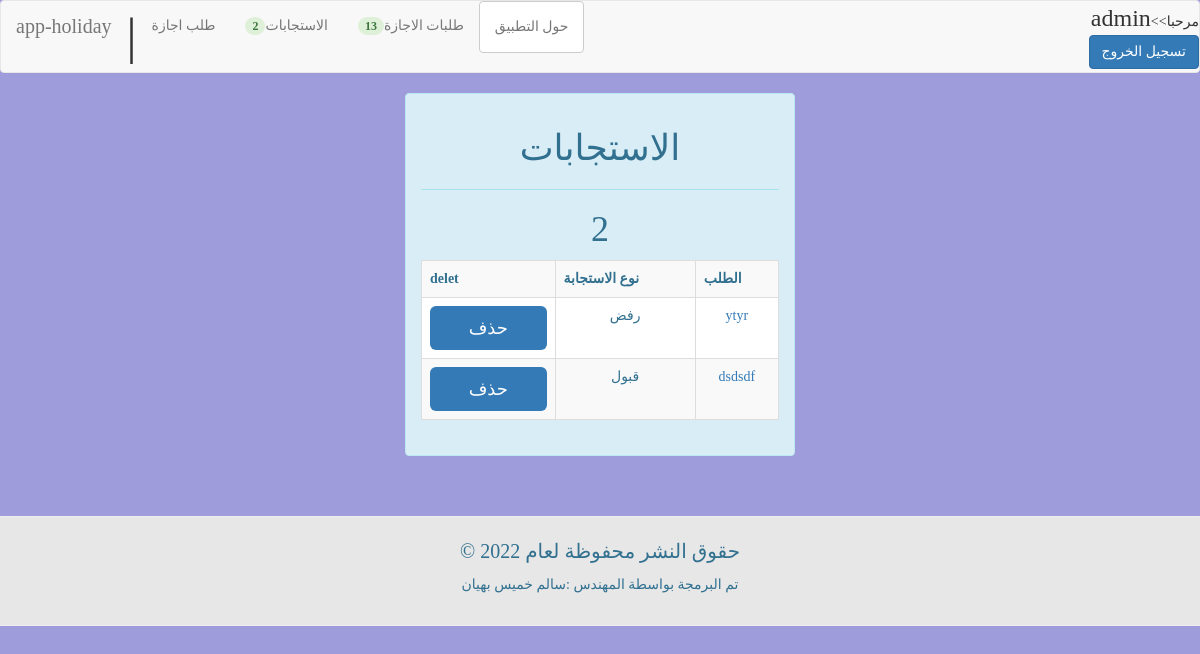
Page /acceptes (signed in) on the committed database.
### fpag/models.py (models this page shows, shortened)
class Reqi_holy(models.Model):
	name_sir=models.CharField(max_length=50)
	typ_holy=models.CharField(max_length=20)
	reson=models.CharField(max_length=50)
	num_day=models.CharField(max_length=10)
	date_start=models.CharField(max_length=15)
	time1=models.DateTimeField(default=datetime.datetime.now)
	address=models.CharField(max_length=50)
	full_name=models.CharField(max_length=50)
	order=models.CharField(max_length=50)
	signing=models.CharField(max_length=50)
	agree=models.CharField(max_length=1,default="0")
	see=models.CharField(max_length=5,default="جديد")
	class Meta:
		verbose_name="جدول المعلمين"

### fpag/views.py (the view)
# urls.py: path('acceptes',views.acceptes,name='acceptes'),
def acceptes(request):
	global r1,r2
	e=Reqi_holy.objects.filter(see='قديم',signing=str(request.user))
	r1=len(e)
	return 	render(request,'accepts.html',{"im":r1,"num":len(r2),"sho_ac":e})

### templates/accepts.html (shortened to what this page needs)
{% extends 'styles.html' %}
 {% block content %}
<center>
<div class="container">
<div class="row">
<div class="col-md-4"></div>
<div class="col-md-4 alert alert-info">
<h1 align="center" class="wow bounceInRight">الاستجابات</h1>
<hr>
<h1>{{im}}</h1>
<div style="background-color: white;border-radius:10px;" class="wow bounceInRight" >
<table summary="" class="table table-striped table-bordered text-center" >
<tr><th>delet</th><th> نوع الاستجابة</th><th>الطلب</th></tr>
{% for d in sho_ac %}
<tr><td><a class="btn-primary btn-lg btn-block" href="{% url 'dele' pro_del=d.pk %}" >حذف </a></td><td>{{d.agree}}</a></td><td id="u"><a href="{% url 'show_fil' pro_id=d.pk %}" > {{d.typ_holy}}</a>
</td></tr>
{% endfor %}
</table>
</div>
</div></div></div>
{% endblock content %}

### templates/styles.html (shortened to what this page needs)
{% load static %}
<!DOCTYPE html>
<html>
<head>
<link href="{% static 'css/jquery-ui.min.css' %}" rel="stylesheet" />
<link href="{% static 'css/bootstrap.min.css' %}" rel="stylesheet" />
<link href="{% static 'css/animate.min.css' %}" rel="stylesheet" />
</head>
<body  style="font-family:KacstQurn,Suruma;background-color:#9F9CDB;" data-offset="50">
<nav class="navbar navbar-default">
  <div class="container-fluid">
    <div class="navbar-header">
      <a class="navbar-brand wow bounceIn" style="font-size:20px;" href="/" data-wow-delay="0.5s" >app-holiday</a><span class="divider" style="height:100px;font-size:50px;">|</span>
    </div>
    <div class="collapse navbar-collapse" id="bs-example-navbar-collapse-1">
      <ul class="nav navbar-nav">
        {% if user.is_authenticated %}
        <li class="jmp wow bounceIn" data-wow-delay="1s"
 {% if 'req_holy' in request.path %}
 class="nav-item active"
 {% else %}
        class="nav-item"
        {% endif %}
       class="jmp wow bounceIn" data-wow-delay="1.2s" ><a href="{% url 'req_holy' %}">طلب اجازة</a></li>
        <li class="jmp wow bounceIn" data-wow-delay="1.3s"
 {% if 'acceptes' in request.path %}
 class="nav-item active"
 {% else %}
        class="nav-item"
        {% endif %}
        ><a href="{% url 'acceptes' %}"><span id="ppp1" class="badge text-right alert-success">{{im}}</span>الاستجابات</a></li>
        <li class="jmp wow bounceIn" data-wow-delay="1.4s"
{% if 'show_req' in request.path %}
 class="nav-item active"
 {% else %}
        class="nav-item"
        {% endif %}
        ><a href="{% url 'show_req' %}"><span id="ppp2" class="badge text-right alert-success">{{num}}</span>طلبات الاجازة</a></li>
        {% endif %}
        <li class="jmp wow bounceIn" data-wow-delay="1.5s"
{% if 'shost' in request.path %}
 class="nav-item active"
 {% else %}
        class="nav-item"
        {% endif %}
       id="about"  ><a id="about" class="btn btn-default" href="#">حول التطبيق</a></li>
      </ul>
       {% if user.is_authenticated %}
       <table  class="navbar-right"><tr><td>
      <span class="navbar-right wow bounceIn" data-wow-delay="1.6s" ><font size='5' >{{user}}</font><<مرحبا</span></td><tr><td>
      <a  href="{% url 'logout1' %}" class="btn btn-primary navbar-right wow bounceIn" data-wow-delay="1.7s" >تسجيل الخروج</a></td></tr></table>
      {% endif %}
    </div>
  </div>
</nav>
{% block content %}
{% endblock content %}
<br>
<div style="background:#e7e7e7;" class="wow bounceInRight" >
<hr>
 <footer id="copyright">
            <div class="container-fluid text-info">
                <div class="row">
                    <div class="col-md-12 text-center">
                        <p style="font-size:20px;" data-wow-offset="50" data-wow-delay="0.3s">
                       	 &copy; حقوق النشر محفوظة لعام 2022</p>
                       	 <p>تم البرمجة بواسطة المهندس :سالم خميس بهيان</p>
                    </div>
                </div>
            </div>
        </footer>
        <hr>
        </div>
</body>
</html>

### rows in the picture
Reqi_holy: agree "رفض", typ_holy "ytyr"
Reqi_holy: agree "قبول", typ_holy "dsdsdf"

### other values in the picture
{{ im }} "2"
{{ num }} "13"
{{ user }} "admin"
